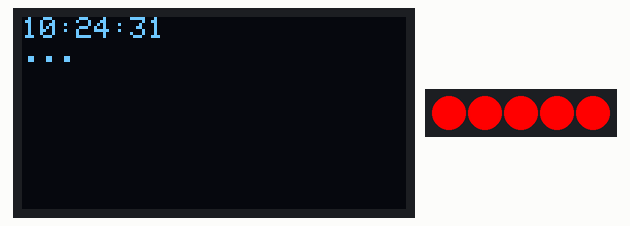
Simulated run of this program. Board: ESP8266 (NodeMCU). On the bench: 128×64 one-colour display, 5 RGB LEDs in strip order, left to right. Dim RGB values are drawn brighter than linear; WiFi joins after 1.5 s; servers stay silent unless stated; network time is answered at once with the bench clock; uploads are accepted with an empty reply; the local clock reads 2024-03-15 10:24:30 at power-on unless the program sets it; not simulated (calls return 0 or success): secrets.h; what the program prints to the serial monitor is not drawn.

Above: at 1.91 s.
At 7.73 s:
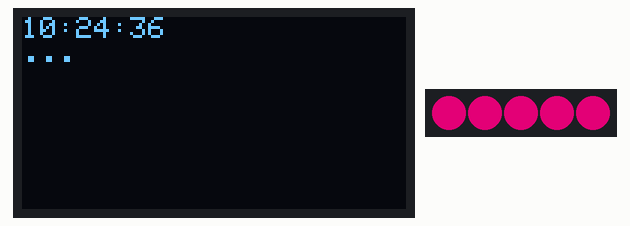
At 12.73 s:
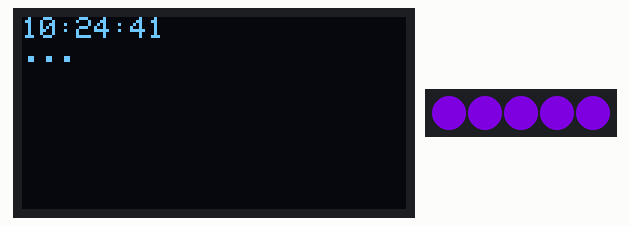
At 19.73 s:
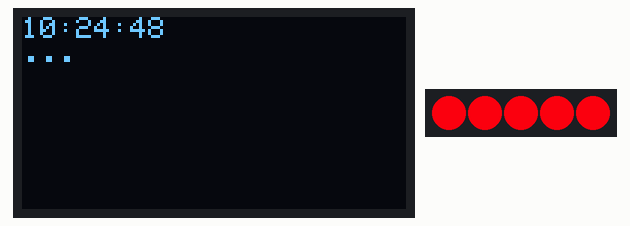
At 26.73 s:
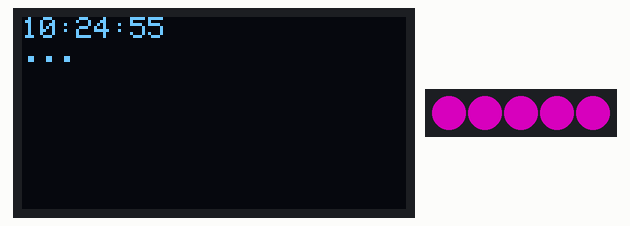
At 33.73 s:
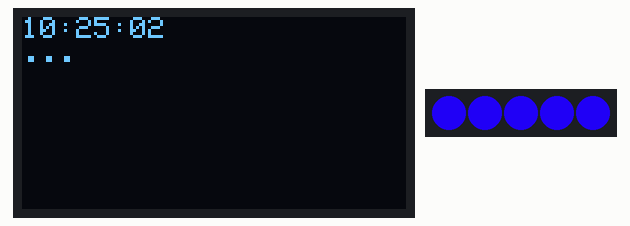
Timing chart, 0 to 40.0 s (numbered marks = the images above):
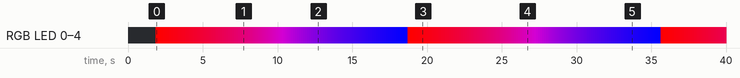

Measured:
- by itself, RGB LED 0–4: off → RGB(255, 0, 0) at 1.9 s, → RGB(253, 0, 1) 0.10 s later, → RGB(251, 0, 3) 0.13 s later, → RGB(249, 0, 5) 0.13 s later, … (289 changes in this stretch)

The program:

main.cpp
```cpp
#include <Arduino.h>
#include <ESP8266WiFi.h>
#include <TaskScheduler.h>
#include <Wire.h>
#include <time.h>

#include "SolDisplay.h"
#include "SolTasks.h"
#include "TimeClient.h"
#include "secrets.h"

WiFiEventHandler gotIpEventHandler, disconnectedEventHandler;

void setup() {
    Serial.begin(9600);
    if (!display.begin(SSD1306_SWITCHCAPVCC, 0x3C)) {
        Serial.println(F("SSD1306 allocation failed"));
        while (true) {
        };
    }

    gotIpEventHandler =
        WiFi.onStationModeGotIP([](const WiFiEventStationModeGotIP &event) {
            Serial.print("Station connected, IP: ");
            Serial.println(WiFi.localIP());
        });

    disconnectedEventHandler = WiFi.onStationModeDisconnected(
        [](const WiFiEventStationModeDisconnected &event) {
            Serial.println("Station disconnected");
        });

    WiFi.begin(SECRET_SSID, SECRET_PASS);

    while (WiFi.status() != WL_CONNECTED) {
        delay(500);
    }

    timeClient.begin();
    timeClient.update();

    led.begin();
}

void loop() { scheduler.execute(); }
```

SolDisplay.h
```cpp
#ifndef SOL_DISPLAY_H
#define SOL_DISPLAY_H

#include <Adafruit_GFX.h>
#include <Adafruit_SSD1306.h>

const int SCREEN_WIDTH = 128;
const int SCREEN_HEIGHT = 64;
const int OLED_RESET = -1;
Adafruit_SSD1306 display(SCREEN_WIDTH, SCREEN_HEIGHT, &Wire, OLED_RESET);

#endif
```

SolTasks.h
```cpp
#ifndef SOL_TASKS_H
#define SOL_TASKS_H

#include <Arduino.h>
#include <ArduinoJson.h>
#include <TaskScheduler.h>

#include "Adafruit_NeoPixel.h"
#include "SolDisplay.h"
#include "TimeClient.h"
#include "TimeUtils.h"

void RGBComponents(uint32_t color, uint8_t &r, uint8_t &g, uint8_t &b) {
    uint32_t mask = ((1 << 8) - 1);

    r = mask & (color >> 16);
    g = mask & (color >> 8);
    b = mask & (color);
}

uint32_t lerp(uint32_t color_a, uint32_t color_b, float value) {
    uint8_t r_a, g_a, b_a;
    uint8_t r_b, g_b, b_b;
    uint32_t result;

    RGBComponents(color_a, r_a, g_a, b_a);
    RGBComponents(color_b, r_b, g_b, b_b);

    result = Adafruit_NeoPixel::Color(
        (uint8_t)((float)r_a + ((float)r_b - (float)r_a) * value),
        (uint8_t)((float)g_a + ((float)g_b - (float)g_a) * value),
        (uint8_t)((float)b_a + ((float)b_b - (float)b_a) * value));

    return result;
}

String sunrise, sunset;
String msg = "...";

void displayCallback();
void ledCallback();
void fetchSunTimesCallback();
void sunriseCallback();
void sunsetCallback();

Scheduler scheduler;

const int NUM_PIXELS = 5;
const int PIN_LED = 14;
Adafruit_NeoPixel led(NUM_PIXELS, PIN_LED, NEO_GRB + NEO_KHZ800);
int led_idx = 0;

Task fetch_sun_times_task(TASK_HOUR * 24, TASK_FOREVER, &fetchSunTimesCallback,
                          &scheduler, true);
Task display_task(TASK_SECOND, TASK_FOREVER, &displayCallback, &scheduler,
                  true);
Task led_task(16.6 * 8, TASK_FOREVER, &ledCallback, &scheduler, true);
Task sunrise_task(TASK_IMMEDIATE, 1, &sunriseCallback, &scheduler, false);
Task sunset_task(TASK_IMMEDIATE, 1, &sunsetCallback, &scheduler, false);

void displayCallback() {
    display.clearDisplay();
    display.setCursor(0, 0);
    display.setTextColor(WHITE);
    display.println(timeClient.getFormattedTime());
    display.println(msg);
    display.display();
}

void ledCallback() {
    uint32_t RED = Adafruit_NeoPixel::Color(255, 0, 0);
    uint32_t BLUE = Adafruit_NeoPixel::Color(0, 0, 255);

    uint32_t color = lerp(RED, BLUE, (float)led_idx / 128);

    led.clear();
    led.fill(color, 0, NUM_PIXELS);
    led.show();
    led_idx = (led_idx + 1) % 128;
}

void fetchSunTimesCallback() {
    Serial.print("[EVENT]: fetchSunTime at ");
    Serial.println(timeClient.getFormattedTime());

    const String LAT = "-26.304516";
    const String LON = "-48.843380";

    DynamicJsonDocument doc = sunriseSunsetRequest(LAT, LON);

    sunrise = doc["results"]["sunrise"].as<String>();
    sunset = doc["results"]["sunset"].as<String>();

    long epoch_to_sunrise =
        epochFromISO8601(sunrise) - timeClient.getEpochTime();
    if (epoch_to_sunrise < 0) {
        epoch_to_sunrise += 86400;
    }

    long epoch_to_sunset = epochFromISO8601(sunset) - timeClient.getEpochTime();
    if (epoch_to_sunset < 0) {
        epoch_to_sunset += 86400;
    }

    Serial.print("sunrise: ");
    Serial.print(sunrise);
    Serial.print(" ");
    Serial.print("sunset: ");
    Serial.println(sunset);

    sunrise_task.enableDelayed(epoch_to_sunrise * 1000);
    sunset_task.enableDelayed(epoch_to_sunset * 1000);
}

void sunriseCallback() {
    Serial.print("[EVENT]: sunrise at ");
    Serial.println(timeClient.getFormattedTime());

    msg = "sunrise!!!";

    sunrise_task.disable();
    sunrise_task.setIterations(sunrise_task.getIterations() + 1);
}

void sunsetCallback() {
    Serial.print("[EVENT]: sunset at ");
    Serial.println(timeClient.getFormattedTime());

    msg = "sunset :)";

    sunset_task.disable();
    sunset_task.setIterations(sunset_task.getIterations() + 1);
}

#endif
```

TimeClient.h
```cpp
#ifndef TIMECLIENT_H
#define TIMECLIENT_H

#include <NTPClient.h>
#include <WiFiUdp.h>

WiFiUDP ntpUDP;
NTPClient timeClient(ntpUDP, "br.pool.ntp.org");

#endif
```

TimeUtils.h
```cpp
#ifndef TIMEUTILS_H
#define TIMEUTILS_H

#include <ESP8266HTTPClient.h>
#include <WiFiClientSecure.h>

time_t epochFromISO8601(String &datetime) {
    struct tm t;

    t.tm_year = datetime.substring(0, 4).toInt() - 1900;
    t.tm_mon = datetime.substring(5, 7).toInt() - 1;
    t.tm_mday = datetime.substring(8, 10).toInt();
    t.tm_hour = datetime.substring(11, 13).toInt();
    t.tm_min = datetime.substring(14, 16).toInt();
    t.tm_sec = datetime.substring(17, 19).toInt();

    return mktime(&t);
}

String httpGETRequest(const String url) {
    WiFiClient client;
    HTTPClient http;

    // Your IP address with path or Domain name with URL path
    http.begin(client, url);

    // Send HTTP POST request
    int httpResponseCode = http.GET();

    String payload = "{}";

    if (httpResponseCode > 0) {
        Serial.print("HTTP Response code: ");
        Serial.println(httpResponseCode);
        payload = http.getString();
    } else {
        Serial.print("Error code: ");
        Serial.println(httpResponseCode);
    }
    // Free resources
    http.end();

    return payload;
}

DynamicJsonDocument sunriseSunsetRequest(const String &latitude,
                                         const String &longitude) {
    String payload =
        httpGETRequest("http://api.sunrise-sunset.org/json?lat=" + latitude +
                       "&lng=" + longitude + "&formatted=0");

    // String payload =
    //     "{\"results\":{\"sunrise\":\"2022-06-18T04:57:09+00:00\",\"sunset\":"
    //     "\"2022-06-18T19:40:31+00:00\",\"solar_noon\":\"2022-06-18T12:18:50+00:"
    //     "00\",\"day_length\":53002,\"civil_twilight_begin\":\"2022-06-18T04:27:"
    //     "59+00:00\",\"civil_twilight_end\":\"2022-06-18T20:09:41+00:00\","
    //     "\"nautical_twilight_begin\":\"2022-06-18T03:49:45+00:00\",\"nautical_"
    //     "twilight_end\":\"2022-06-18T20:47:55+00:00\",\"astronomical_twilight_"
    //     "begin\":\"2022-06-18T03:06:53+00:00\",\"astronomical_twilight_end\":"
    //     "\"2022-06-18T21:30:47+00:00\"},\"status\":\"OK\"}";

    DynamicJsonDocument doc(1024);

    DeserializationError err = deserializeJson(doc, payload);

    if (err) {
        Serial.print(F("deserializeJson() failed with code "));
        Serial.println(err.f_str());
    }

    return doc;
}

#endif
```
